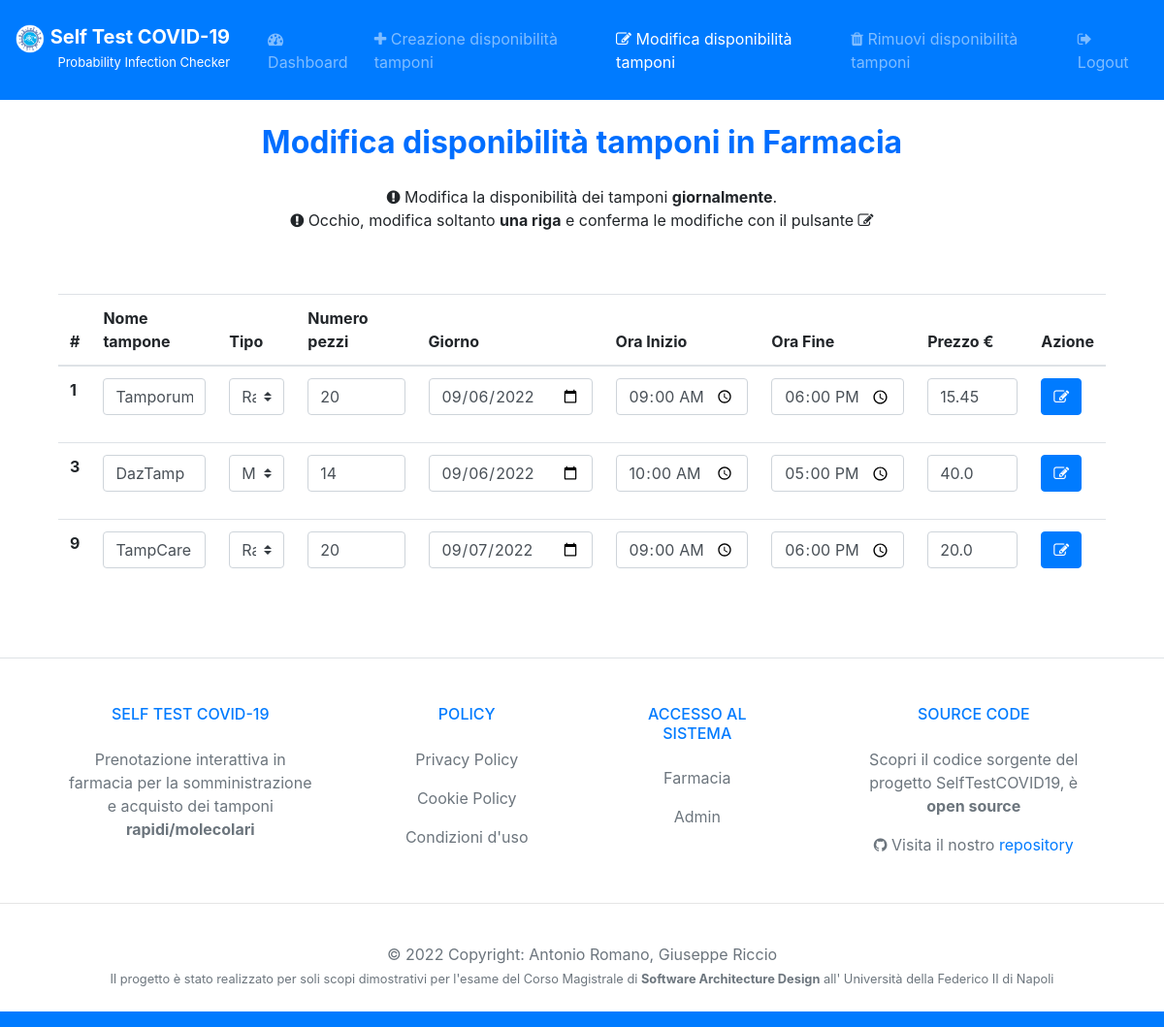
The page /modificaDisponibilitaTamponi (signed in) on the database its author committed.
### tables this page shows
CREATE TABLE `Tamponi` (
	ID INTEGER PRIMARY KEY AUTOINCREMENT,
	NomeTampone VARCHAR(50),
	Tipo VARCHAR(10),
	N_pezzi INTEGER,
	Giorno DATE,
	OraInizio TIME,
	OraFine TIME,
	Prezzo FLOAT,
	ID_Farmacia INTEGER,
	UNIQUE(NomeTampone,ID_Farmacia)
);

### controllers/GestioneDisponibilitàController.py (the view)
def modificaDisponibilitaTamponi():
    msg = ""
    msg_error = ""
    if 'loggedin' in session:
        connection = connectDB()
        tamponi = connection.execute('SELECT * FROM Tamponi WHERE ID_Farmacia = ?',(session['id'],)).fetchall()
        connection.close()
    else:
        return redirect('/loginFarmacia')
    return render_template('/FarmaciaView/modificaDisponibilitaTamponi.html', tamponi=tamponi, msg=msg, msg_error=msg_error)

### models/DB.py (called while the page is built)
def connectDB():
    connection = sqlite3.connect('./models/selftestcovid19.db')
    connection.row_factory = sqlite3.Row
    return connection

### templates/FarmaciaView/modificaDisponibilitaTamponi.html (shortened to what this page needs)
<!doctype html>
<html lang="it">
<head>
    <link rel="stylesheet" href="https://cdnjs.cloudflare.com/ajax/libs/font-awesome/4.7.0/css/font-awesome.min.css">
    <link rel="stylesheet" href="https://stackpath.bootstrapcdn.com/bootstrap/4.3.1/css/bootstrap.min.css">
</head>
<body>
    <nav class="navbar navbar-expand-lg navbar-dark bg-primary">
        <div style="margin-top: 10px; margin-right: 15px;">
            <a class="navbar-brand" href="#">
                <img src="/static/logo.png" width="30" height="30" alt="">
                <span style="margin-top: 10px; color: white; font-size: 20px ;"><b>Self Test COVID-19</b><br>
                    <p style="font-size: small; text-align: right;">Probability Infection Checker</p></a></span>
        </div>
        <div class="collapse navbar-collapse" id="navbarSupportedContent">
            <ul class="navbar-nav mr-auto">
                <li class="nav-item">
                    <a class="nav-link" href="/dashboardFarmacia"><i class="fa fa-tachometer" aria-hidden="true"></i>
                        Dashboard</a>
                </li>
                <li class="nav-item">
                    <a class="nav-link" href="/creazioneDisponibilitaTamponi"><i class="fa fa-plus"
                            aria-hidden="true"></i> Creazione disponibilità tamponi</a>
                </li>
                <li class="nav-item">
                <li class="nav-item active">
                    <a class="nav-link" href="#"><i class="fa fa-pencil-square-o" aria-hidden="true"></i> Modifica
                        disponibilità tamponi<span class="sr-only">(current)</span></a>
                </li>
                <li class="nav-item">
                    <a class="nav-link" href="/rimuoviDisponibilitaTamponi"><i class="fa fa-trash"
                            aria-hidden="true"></i> Rimuovi disponibilità tamponi</a>
                </li>
            </ul>
            <ul class="navbar-nav ml-auto">
                <li class="nav-item">
                    <a class="nav-link" href="/logout"><i class="fa fa-sign-out" aria-hidden="true"></i> Logout</a>
                </li>
            </ul>
        </div>
    </nav>
    <div class="container">
        <center>
            <h2 class="text-center" style="margin: 25px;"><b><span style="color: #006eff;">
                        Modifica disponibilità tamponi in Farmacia </span></b></h2>
            <h7><i class="fa fa-exclamation-circle" aria-hidden="true"></i> Modifica la disponibilità dei tamponi
                <b>giornalmente</b>. <br>
                <i class="fa fa-exclamation-circle" aria-hidden="true"></i> Occhio, modifica soltanto <b>una riga</b> e
                conferma le modifiche con il pulsante <i class="fa fa-pencil-square-o" aria-hidden="true"></i>
            </h7>
            <div class="container">
                <div class="d-flex justify-content-center mt-5 table-responsive">
                    <table class="table">
                        <thead>
                            <tr>
                                <th scope="col">#</th>
                                <th scope="col">Nome tampone</th>
                                <th scope="col">Tipo</th>
                                <th scope="col">Numero pezzi</th>
                                <th scope="col">Giorno</th>
                                <th scope="col">Ora Inizio</th>
                                <th scope="col">Ora Fine</th>
                                <th scope="col">Prezzo €</th>
                                <th scope="col">Azione</th>
                            </tr>
                        </thead>
                        <tbody>
                            {% for tampone in tamponi %}
                            <form action="/{{ tampone.ID }}/modificaDisponibilitaTamponi" method="POST">
                                <tr>
                                    <th scope="row">{{ tampone.ID }}</th>
                                    <td>
                                        <div class="form-group">
                                            <input type="text" class="form-control" name="NomeTampone"
                                                placeholder="Nome del tampone" value="{{ tampone.NomeTampone }}"
                                                required>
                                        </div>
                                    </td>
                                    <td>
                                        <div class="form-group">
                                            <select class="custom-select" name="Tipo" id="Tipo">
                                                <option value="{{ tampone.Tipo }}" selected hidden>{{ tampone.Tipo }}
                                                </option>
                                            </select>
                                        </div>
                                    </td>
                                    <td>
                                        <div class="form-group">
                                            <input type="number" class="form-control" name="N_pezzi"
                                                placeholder="N_pezzi" value="{{ tampone.N_pezzi }}" required>
                                        </div>
                                    </td>
                                    <td>
                                        <div class="form-group">
                                            <input type="date" class="form-control" name="Giorno" placeholder="Giorno"
                                                value="{{ tampone.Giorno }}" required>
                                        </div>
                                    </td>
                                    <td>
                                        <div class="form-group">
                                            <input type="time" class="form-control" name="OraInizio"
                                                placeholder="Fascia oraria" value="{{ tampone.OraInizio }}" required>
                                        </div>
                                    </td>
                                    <td>
                                        <div class="form-group">
                                            <input type="time" class="form-control" name="OraFine"
                                                placeholder="Fascia oraria" value="{{ tampone.OraFine }}" required>
                                        </div>
                                    </td>
                                    <td>
                                        <div class="form-group">
                                            <input type="number" step="0.01" class="form-control" name="Prezzo"
                                                placeholder="Prezzo" value="{{ tampone.Prezzo }}" required>
                                        </div>
                                    </td>
                                    <td>
                                        <div class="form-group">
                                            <button type="submit" class="btn btn-primary"><i
                                                    class="fa fa-pencil-square-o" aria-hidden="true"></i></button>
                                        </div>
                                    </td>
                                </tr>
                            </form>
                        </tbody>
                        {% endfor %}
                    </table>
                </div>
            </div>
        </center>
    </div>
</body>
<footer class="text-lg text-lg-start bg-white text-muted">
    <section class="d-flex justify-content-center justify-content-lg-between p-4 border-bottom">
    </section>
    <section class="">
      <div class="container text-center text-md-start mt-5">
        <div class="row mt-3">
          <div class="col-md-3 col-lg-4 col-xl-3 mx-auto mb-4">
            <h6 class="text-uppercase fw-bold mb-4  text-primary">
              Self Test COVID-19
            </h6>
            <p>
              Prenotazione interattiva in farmacia per la somministrazione e acquisto dei tamponi <b>rapidi/molecolari</b>
            </p>
          </div>
          <div class="col-md-2 col-lg-2 col-xl-2 mx-auto mb-4">
            <h6 class="text-uppercase fw-bold mb-4  text-primary">
              Policy
            </h6>
            <p>
              <a href="#!" class="text-reset">Privacy Policy</a>
            </p>
            <p>
              <a href="#!" class="text-reset">Cookie Policy</a>
            </p>
            <p>
              <a href="#!" class="text-reset">Condizioni d'uso</a>
            </p>
          </div>
          <div class="col-md-3 col-lg-2 col-xl-2 mx-auto mb-4">
            <h6 class="text-uppercase fw-bold mb-4  text-primary">
              Accesso al sistema
            </h6>
            <p>
              <a href="/loginFarmacia" class="text-reset">Farmacia</a>
            </p>
            <p>
              <a href="/loginAdmin" class="text-reset">Admin</a>
            </p>
          </div>
          <div class="col-md-4 col-lg-3 col-xl-3 mx-auto mb-md-0 mb-4">
            <h6 class="text-uppercase fw-bold mb-4  text-primary">SOURCE CODE</h6>
            <p>Scopri il codice sorgente del progetto SelfTestCOVID19, è <b>open source</b></p>
            <p><i class="fa fa-github"></i> Visita il nostro <a href="https://github.com/giuseppericcio/SelfTestCovid19">repository</a></p>
          </div>
        </div>
      </div>
    </section>
    <hr>
    <div class="text-center p-4  text-muted" style="background-color: rgba(255, 255, 255, 0.05);">
      © 2022 Copyright:
      <a class="text-muted fw-bold">Antonio Romano, Giuseppe Riccio</a>
      <small id="dateHelp" class="form-text text-muted text-primary">Il progetto è stato realizzato per soli scopi
        dimostrativi per l'esame del Corso Magistrale di <b>Software Architecture Design</b> all' Università della
        Federico II di Napoli</small>
    </div>
  </footer>
    <nav class="navbar navbar-expand-lg navbar-dark bg-primary">
    </nav>
</body>
</html>

### rows shown on the page
Tamponi: ID "1", NomeTampone "Tamporum", Tipo "Rapido", N_pezzi "20", Giorno "09/06/2022", OraInizio "09:00", OraFine "18:00", Prezzo "15.45"
Tamponi: ID "3", NomeTampone "DazTamp", Tipo "Molecolare", N_pezzi "14", Giorno "09/06/2022", OraInizio "10:00", OraFine "17:00", Prezzo "40.0"
Tamponi: ID "9", NomeTampone "TampCare", Tipo "Rapido", N_pezzi "20", Giorno "09/07/2022", OraInizio "09:00", OraFine "18:00", Prezzo "20.0"
